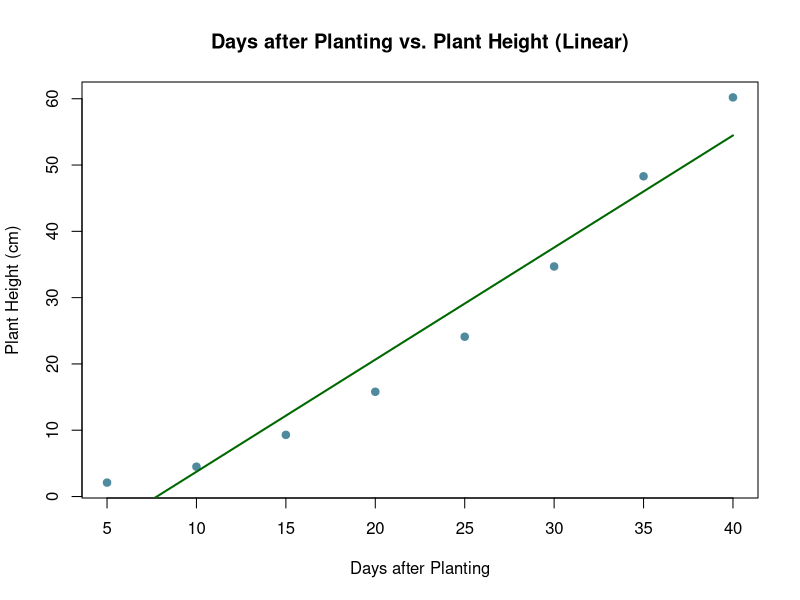
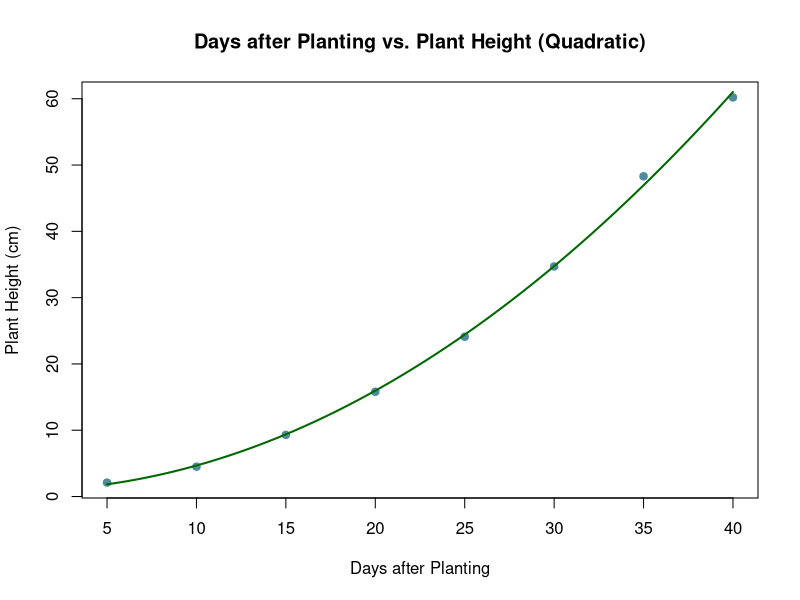
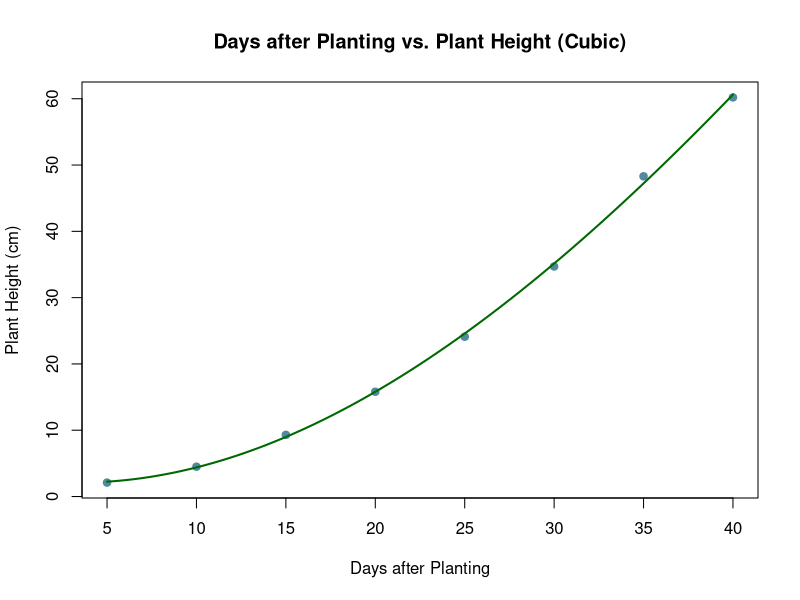

These figures' R source, in order:
# Tabamo, Euan Jed S. - CMSC 150 AB-3L
# Exercise 6 - Linear and Polynomial Regression
# Description: Solves problems using linear and polynomial regression
# Date Created: October 23, 2024

# Prints a named list's elements
ListPrint <- function(lst, varName = "List") {
  cat("==============================\n\n")
  for (name in names(lst)) {
    # Print the name of the element and the element itself
    cat(paste0(name, ":\n"))
    if (is.matrix(lst[[name]]) || is.function(lst[[name]])) {
      print(lst[[name]])
    } else {
      cat(paste(lst[[name]], collapse = "    "))
      cat("\n")
    }
    cat("\n")
  }
}

# Returns the solution vector of an input augmented coefficient matrix
GaussJordanMethod <- function(augcoeffmatrix) {
  # Get the row count of the augmented coefficient matrix
  n <- nrow(augcoeffmatrix)

  # Initialize needed variables
  a <- augcoeffmatrix
  x <- numeric(n)

  # Iterate over every row
  for (i in 1:n) {
    if (i != n) {
      # Get the pivot row
      pivot_row <- which.max((abs(a[i:n, i]))) + (i - 1)
      # If the pivot element is 0, there is no solution
      if (a[pivot_row, i] == 0) {
        return(NA)
      }

      # Swap rows
      temp <- a[pivot_row, ]
      a[pivot_row, ] <- a[i, ]
      a[i, ] <- temp
    }
    # Scale the pivot row so that the pivot element is 1
    a[i, ] <- a[i, ] / a[i, i]

    # Iterate over every row other than the pivot row and normalize
    for (j in 1:n) {
      if (i == j) {
        next
      }
      normalized_row <- a[j, i] * a[i, ]
      a[j, ] <- a[j, ] - normalized_row
    }
  }

  # Get the solutions
  for (i in 1:n) {
    x[i] <- a[i, n + 1]
  }

  # Return the solution
  x
}

# Returns a list containing the augmented coefficient matrix, coefficients,
# polynomial string, and polynomial function of the polynomial regression
PolynomialRegression <- function(order, matrix) {
  # Check if matrix is a matrix and has the correct dimensions
  if (!is.matrix(matrix) || ncol(matrix) != 2 || nrow(matrix) < order + 1) {
    warning("Invalid argument: matrix must be a matrix with 2 columns and at least order + 1 rows\n")
    return(
      list(
        augcoeffmatrix = ifelse(is.matrix(matrix), matrix, NA),
        coefficients = NA,
        polynomial_string = NA,
        polynomial_function = NA
      )
    )
  }

  # Check if order is a positive integer but also
  # allow numeric type for order as long as it is an integer
  if (!is.numeric(order) || as.integer(order) != order || order < 1) {
    warning("Invalid argument: order must be a positive integer.\n")
    return(
      list(
        augcoeffmatrix = NA,
        coefficients = NA,
        polynomial_string = NA,
        polynomial_function = NA
      )
    )
  }

  # Get references to the x and y vectors (more readable)
  x_vector <- matrix[, 1]
  y_vector <- matrix[, 2]

  # Create an augmented coefficient matrix to solve for the coefficients
  augcoeffmatrix <- NULL
  for (i in 1:(order + 1)) {
    # Create a new row and compute for each column
    row <- NULL

    # Coefficient part of the matrix
    for (j in 1:(order + 1)) {
      row <- c(row, sum(x_vector^(i + j - 2)))
    }

    # Augmented part of the matrix (RHS)
    row <- c(row, sum(x_vector^(i - 1) * y_vector))

    # Bind the rows to a matrix
    augcoeffmatrix <- rbind(augcoeffmatrix, row)
  }

  # Add dimnames to the matrix
  colnames(augcoeffmatrix) <- c(paste0("x^", 0:order), "RHS")
  rownames(augcoeffmatrix) <- paste0("Order ", 0:order)

  # Solve the augmented coefficient matrix
  coefficients <- GaussJordanMethod(augcoeffmatrix)
  if (any(is.na(coefficients))) {
    warning("No solution found for the augmented coefficient matrix.\n")
    return(
      list(
        augcoeffmatrix = augcoeffmatrix,
        coefficients = NA,
        polynomial_string = NA,
        polynomial_function = NA
      )
    )
  }

  # Create another coefficient vector that is fully positive
  coefficient_magnitudes <- c()
  for (c in coefficients) {
    if (c < 0) {
      coefficient_magnitudes <- c(coefficient_magnitudes, -c)
    } else {
      coefficient_magnitudes <- c(coefficient_magnitudes, c)
    }
  }

  # Create the polynomial string then iterate over the coefficients/magnitudes
  # to add the terms to the polynomial string
  polynomial_string <- ""
  for (i in 0:order) {
    if (i == 0) { # Constant term, since x^0 = 1
      polynomial_string <- paste0(polynomial_string, coefficients[i + 1]) # We care about the sign of this term
    } else if (i == 1) { # Linear term, since x^1 = x
      polynomial_string <- paste0(polynomial_string, coefficient_magnitudes[i + 1], "*x")
    } else { # Polynomial terms, x^i
      polynomial_string <- paste0(polynomial_string, coefficient_magnitudes[i + 1], "*x^", i)
    }

    # Add a plus or negative sign to separate terms
    if (i != order) {
      if (coefficients[i + 2] >= 0) {
        polynomial_string <- paste0(polynomial_string, " + ")
      } else {
        polynomial_string <- paste0(polynomial_string, " - ")
      }
    }
  }

  # Create a function that evaluates the polynomial string
  polynomial_function <- eval(parse(text = paste("function(x)", polynomial_string)))

  # Prepend f(x) = to the polynomial string
  polynomial_string <- paste0("f(x) = ", polynomial_string)

  # Return the results of the polynomial regression
  list(
    augcoeffmatrix = augcoeffmatrix,
    coefficients = coefficients,
    polynomial_string = polynomial_string,
    polynomial_function = polynomial_function
  )
}

# A wrapper for the PolynomialRegression function that plots the regression line
# Produces a png file with the plot
RegressionPlotter <- function(order, matrix, plot_name = "Polynomial Regression") {
  # Get the output of the polynomial regression
  regression <- PolynomialRegression(order, matrix)

  # Check if the regression was successful
  if (any(is.na(regression$coefficients))) {
    warning("Regression failed. No plot generated.\n")
    return(regression)
  }

  # Get the current working directory
  current_dir <- getwd()

  # Create a png file with the plot in the current directory
  png(file.path(current_dir, paste0(plot_name, ".png")), width = 1000, height = 1000, pointsize = 24)

  # Plot the points of the data
  plot(
    x = matrix[, 1],
    y = matrix[, 2],
    main = plot_name,
    xlab = colnames(matrix)[1],
    ylab = colnames(matrix)[2],
    pch = 19,
    col = "#508a9e"
  )

  # Get the polynomial function from the regression result
  func <- regression$polynomial_function

  # Plot the polynomial regression line/curve
  curve(
    func,
    add = TRUE,
    col = "#006800",
    lwd = 2
  )

  # Close the png file
  dev.off()

  # Return the result of the polynomial regression
  regression
}

# Quadratic regression taken from video
quadratic_matrix <- matrix(
  c(
    0, 1, 2, 3, 4, 5,
    2.1, 7.7, 13.6, 27.2, 40.9, 61.1
  ),
  ncol = 2,
  dimnames = list(
    rep("", 6),
    c("x", "y")
  )
)

# Plants data from exercise part 2
plants_matrix <- matrix(
  c(
    5, 10, 15, 20, 25, 30, 35, 40,
    2.1, 4.5, 9.3, 15.8, 24.1, 34.7, 48.3, 60.2
  ),
  ncol = 2,
  dimnames = list(
    1:8,
    c("Days after Planting", "Plant Height (cm)")
  )
)

# Unsolvable case due to repeated x values
unsolvable_matrix <- matrix(
  c(
    1, 1, 1, # repeated x values
    2.0, 4.0, 8.0 # different y values
  ),
  ncol = 2,
  dimnames = list(
    rep("", 3),
    c("x", "y")
  )
)

quadratic_result <- PolynomialRegression(2, quadratic_matrix)
ListPrint(quadratic_result)

plants_result_linear <- RegressionPlotter(1, plants_matrix, "Days after Planting vs. Plant Height (Linear)")
ListPrint(plants_result_linear)

plants_result_quadratic <- RegressionPlotter(2, plants_matrix, "Days after Planting vs. Plant Height (Quadratic)")
ListPrint(plants_result_quadratic)

plants_result_cubic <- RegressionPlotter(3, plants_matrix, "Days after Planting vs. Plant Height (Cubic)")
ListPrint(plants_result_cubic)

unsolvable_result <- RegressionPlotter(1, unsolvable_matrix)
ListPrint(unsolvable_result)
